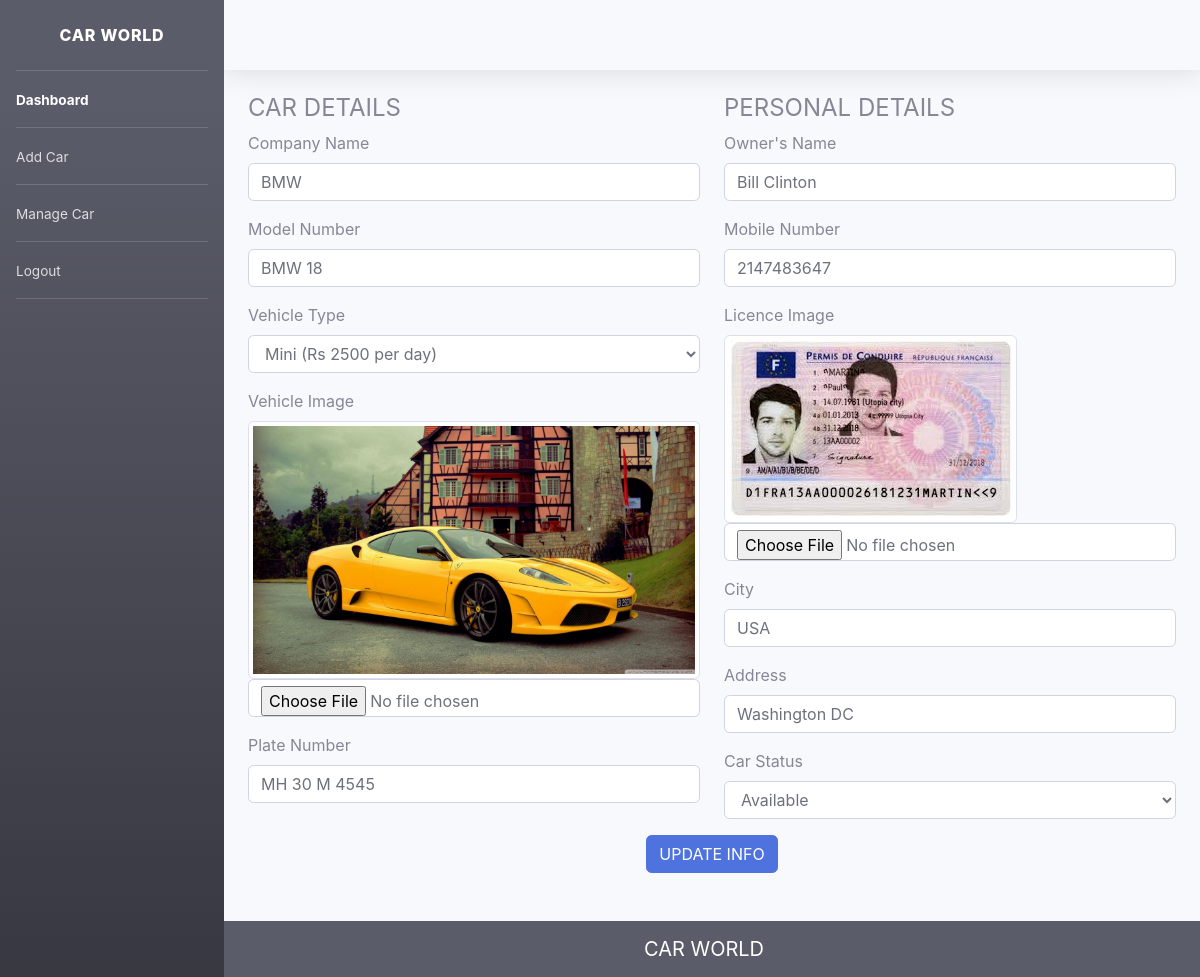
The page /admin/manage_car/editCar?editId=6 on the database its author committed.
### tables this page shows
CREATE TABLE IF NOT EXISTS `carworld_cardetails` (
  `id` int(11) NOT NULL AUTO_INCREMENT,
  `companyName` varchar(100) NOT NULL,
  `modelNo` varchar(100) NOT NULL,
  `vehicleType` varchar(100) NOT NULL,
  `car_pic` longblob NOT NULL,
  `plateNo` varchar(50) NOT NULL,
  `ownerName` varchar(50) NOT NULL,
  `mobNo` bigint(20) NOT NULL,
  `licImg` longblob NOT NULL,
  `city` varchar(100) NOT NULL,
  `address` varchar(100) NOT NULL,
  `date` timestamp NOT NULL DEFAULT CURRENT_TIMESTAMP,
  `car_status` varchar(50) NOT NULL,
  PRIMARY KEY (`id`)
);

### application/controllers/admin/manage_car.php (called while the page is built, shortened)
<?php
  class manage_car extends CI_Controller
  {
  	function __construct()
  	{
  		$this->load->model("adminModel");
  	}
    function editCar()
    {
      $id = $_GET["editId"];
      $editData["editCarData"] = $this->adminModel->editCar($id);
      $this->load->view("admin/edit_car",$editData);
    }
  }
  ?>

### index.php (called while the page is built, shortened)
<?php
require_once BASEPATH.'core/CodeIgniter.php';

### application/models/adminModel.php (called while the page is built, shortened)
<?php
  class adminModel extends CI_Model
  {
    function editCar($editId)
    {
      $q = $this->db->get_where("carworld_cardetails",array("id"=> $editId));
      $data = $q->row_array();
      return $data;
    }
  }
?>

### application/views/admin/edit_car.php (the view, shortened to what this page needs)
<?php
include 'includes/sidebar.php';
include 'includes/header.php';
?>
    <form method="post" action="<?php echo site_url()?>admin/manage_car/updateCarInfo" enctype="multipart/form-data">
      <div class="row">
        <div class="col-sm-6">
          <h4>CAR DETAILS</h4>
          <div class="form-group">
            <label for="compName">Company Name</label>
            <input type="text" class="form-control" id="compName" aria-describedby="emailHelp" placeholder="Company Name" name="txtCmpName" value="<?php echo $editCarData['companyName']?>">
          </div>
          <div class="form-group">
            <label for="modelNum">Model Number</label>
            <input type="text" class="form-control" id="modelNum" aria-describedby="emailHelp" placeholder="Model Number" name="txtModelNum" value="<?php echo $editCarData['modelNo']?>">
          </div>
          <div class="form-group">
            <label for="vehicleType">Vehicle Type</label>
            <select class="form-control" name="selVehType" id="vehicleType">
              <option value="Mini-2500/day"<?php echo ($editCarData['vehicleType']=='Mini-2500/day') ? 'selected' :''?>>Mini (Rs 2500 per day)</option>
            </select>
          </div>
          <div class="form-group">
            <label for="city">Vehicle Image</label>
            <div><img class='img-thumbnail' src="<?php echo base_url()?>images/<?php echo $editCarData['car_pic']?>"></div>
            <input type="file" class="form-control" id="city" name="VehImg">
          </div>
          <div class="form-group">
            <label for="plateNo">Plate Number</label>
            <input type="text" class="form-control" id="plateNo" placeholder="Plate Number" name="txtPlateNo" value="<?php echo $editCarData['plateNo']?>">
          </div>
        </div>
        <div class="col-sm-6">
            <h4>PERSONAL DETAILS</h4>
            <div class="form-group">
              <label for="ownerName">Owner's Name</label>
              <input type="text" class="form-control" id="ownerName" aria-describedby="emailHelp" placeholder="Owner's Name" name="txtOwnerName" value="<?php echo $editCarData['ownerName']?>">
            </div>
             <div class="form-group">
              <label for="mobNo">Mobile Number</label>
              <input type="number" class="form-control" id="mobNo" aria-describedby="emailHelp" placeholder="Mobile Number" name="txtMobNo" value="<?php echo $editCarData['mobNo']?>">
            </div>
            <div class="form-group">
              <label for="licenceImg">Licence Image</label>
              <div><img class='img-thumbnail' src="<?php echo base_url()?>images/<?php echo $editCarData['licImg']?>"></div>
              <input type="file" class="form-control" id="licenceImg"  name="licImg">
            </div>
            <div class="form-group">
              <label for="city">City</label>
              <input type="text" class="form-control" id="city" placeholder="City" name="txtCity" value="<?php echo $editCarData['city']?>">
            </div>
            <div class="form-group">
              <label for="address">Address</label>
              <input type="text" class="form-control" id="address" placeholder="Address" name="txtAdd" value="<?php echo $editCarData['address']?>">
            </div>
            <div class="form-group">
              <label for="address">Car Status</label>
              <select name="selStatus" class="form-control">
                <option value="Available" <?php echo ($editCarData['car_status'] == "Available") ? "selected" : "";?>>Available</option>
              </select>
            </div>
        </div>
        <input type="submit" name="btnAddCarInfo" value="UPDATE INFO" class="btn btn-primary" style="margin: 0px auto;" >
      </div>
    </form>
  </div>
<?php
include 'includes/footer.php';
?>

### rows shown on the page
carworld_cardetails: txtCmpName "BMW", txtModelNum "BMW 18", selVehType "Mini (Rs 2500 per day)", car_pic (picture), txtPlateNo "MH 30 M 4545", txtOwnerName "Bill Clinton", txtMobNo "2147483647", licImg (picture), txtCity "USA", txtAdd "Washington DC", selStatus "Available"
